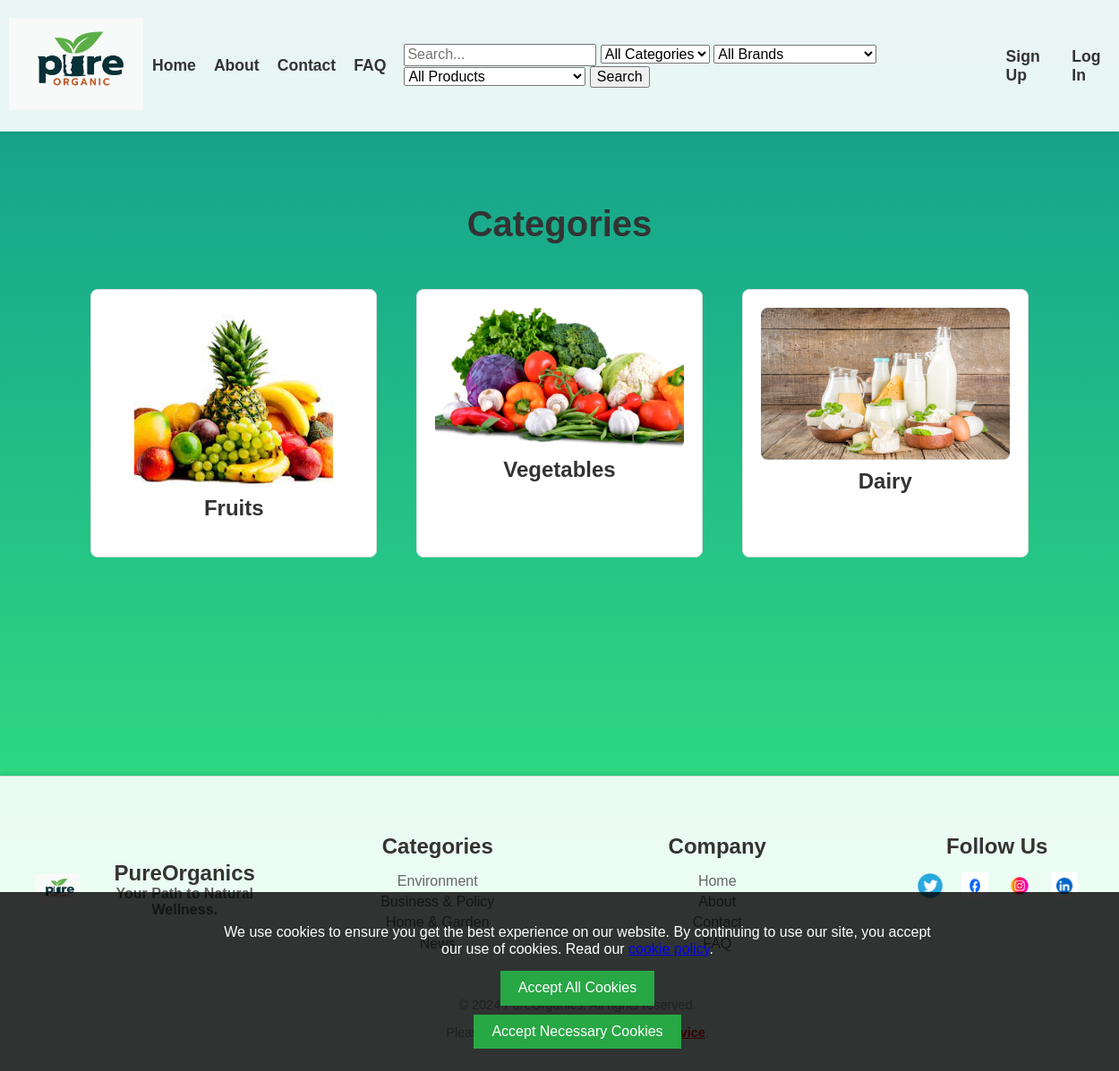
Screenshot of /PureOrganics/categories/ with the database file from the repository.
### PureOrganics/models.py (models this page shows, shortened)
class Category(models.Model):
    name = models.CharField(max_length=255)
    description = models.TextField(blank=True, null=True)
    image = models.ImageField(upload_to="category/", blank=True, null=True)
    brands = models.ManyToManyField('Brand', related_name='categories', blank=True)
    class Meta:
        verbose_name = 'Category'
        verbose_name_plural = 'Categories'

### PureOrganics/views.py (the view)
# urls.py: path('categories/', CategoryListView.as_view(), name='category_list'),
class CategoryListView(ListView):
    model = Category
    template_name = 'myapp/category_list.html'
    context_object_name = 'categories'
    def get_context_data(self, **kwargs):
        context = super().get_context_data(**kwargs)
        context['cart_count'] = get_cart_count(self.request.user)
        return context

### PureOrganics/context_processors.py (called while the page is built)
def common_context(request):
    categories = Category.objects.all()
    brands = Brand.objects.all()
    products = Product.objects.all()
    cart_count = get_cart_count(request.user) if request.user.is_authenticated else 0
    return {
        'categories': categories,
        'brands': brands,
        'products': products,
        'cart_count': cart_count,
    }

### PureOrganics/views.py (called while the page is built)
def get_cart_count(user):
    if user.is_authenticated:
        cart, created = Cart.objects.get_or_create(user=user)
        cart_items = CartItem.objects.filter(cart=cart)
        return sum(item.quantity for item in cart_items)
    return 0

### PureOrganics/templates/myapp/category_list.html
{% extends 'myapp/base.html' %}
{% block content %}
    <div class="product-list">
        <h1 class="products-heading">Categories</h1>
        <div class="product-list">
            {% if categories %}
                {% for category in categories %}
                    <div class="product">
                        <a href="{% url 'category_detail' category.pk %}">
                            <img src="{{ category.image.url }}" alt="{{ category.name }}">
                        </a>
                        <div class="details">
                            <h2>{{ category.name }}</h2>
                        </div>
                    </div>
                {% empty %}
                    <p>No categories found.</p>
                {% endfor %}
            {% else %}
                <p>No categories found.</p>
            {% endif %}
        </div>
    </div>
{% endblock %}

### PureOrganics/static/myapp/styles.css (style rules this page uses)
body { font-family: Arial, sans-serif; margin: 0; padding: 0; background: linear-gradient(to bottom, #11998e, #38ef7d); color: #333; display: flex; flex-direction: column; min-height: 100vh; }
.products-heading { text-align: center; font-size: 2.5em; margin-top: 20px; margin-bottom: 20px; color: #333; }
.product-list { display: flex; flex-wrap: wrap; justify-content: space-around; margin: 20px 0; }
.product { background-color: white; border: 1px solid #ddd; border-radius: 8px; padding: 20px; margin: 10px; width: calc(33% - 40px); box-sizing: border-box; text-align: center; }
.product img { width: 100%; height: auto; max-height: 200px; object-fit: contain; border-radius: 8px; display: block; margin: 0 auto; }
.product .details h2 { margin-top: 10px; font-size: 1.5em; color: #333; text-align: center; }
.product-list h1 { text-align: center; font-size: 2.5em; margin-bottom: 20px; color: #333; }

### rows the page displays
Category: image (picture), name "Fruits"
Category: image (picture), name "Vegetables"
Category: image (picture), name "Dairy"
